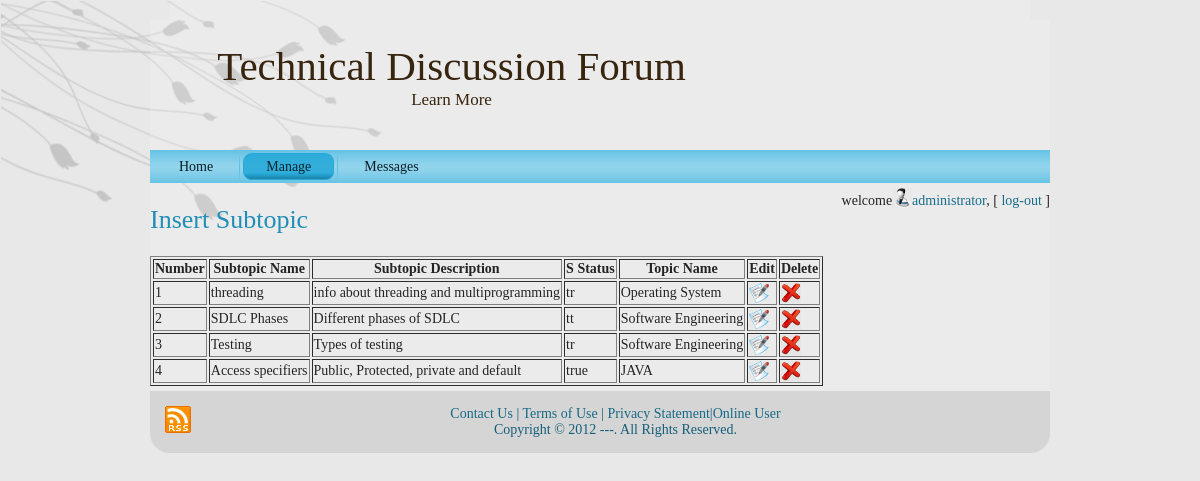
Page /admin/subtopic.php (signed in) on the committed database.
### tables this page shows
CREATE TABLE `subtopic` (
  `subtopic_id` int(11) NOT NULL,
  `subtopic_name` varchar(50) NOT NULL,
  `subtopic_description` varchar(500) NOT NULL,
  `s_status` varchar(20) NOT NULL,
  `topic_id` int(11) NOT NULL
);

CREATE TABLE `topic` (
  `topic_id` int(11) NOT NULL,
  `topic_name` varchar(50) NOT NULL,
  `topic_type` varchar(50) NOT NULL
);

### admin/utility.php (called while the page is built, shortened)
<?php
function ExecuteQuery($SQL)
{
    $con = new mysqli("localhost", "root", "", "tech_forum");
    $result = $con->query($SQL);
    return $result;
}
?>

### admin/subtopic.php (the view, shortened to what this page needs)
<?php session_start();
 require("header.php");
require("checkUser.php");?>
<h2><a href="sinsert.php">Insert Subtopic</a></h2>
	<?php
		$sql="SELECT subtopic_id, subtopic_name, subtopic_Description, s_status, topic.topic_id, topic_name from subtopic, topic where topic.topic_id = subtopic.topic_id";
		$rows=ExecuteQuery($sql);
		echo "<table border='1'>";
		echo "<strong><tr><th>Number</th><th>Subtopic Name</th><th>Subtopic Description</th><th>S Status</th><th>Topic Name</th><th>Edit</th><th>Delete</th></tr> </strong>";
		while($name_row=mysqli_fetch_array($rows))
		{
			echo "<tr>";
			echo "<td>$name_row[subtopic_id]</td><td>$name_row[subtopic_name]</td><td>$name_row[subtopic_Description]</td><td>$name_row[s_status]</td><td>$name_row[topic_name]</td><td><a href='sedit.php?id=".$name_row[0]."'><img src='../res/images/edit.jpg'  class='imagedel'/></a></td><td><a href='sdelete.php?id=".$name_row[0]."'><img src='../res/images/delete.jpg'  class='imagedel'/></a></td>";
			}
		echo "</table>";
?>
<?php require("footer.php")?>

### res/style.css (style rules this page uses)
body { margin: 0 auto; padding: 0; background-color: #E8E8E8; }
a img { border: 0; }
body { font-family: Georgia, "Times New Roman", Times, Serif; font-size: 14px; color: #242424; }
a { font-family: Georgia, "Times New Roman", Times, Serif; text-decoration: none; color: #186C8B; }
a:link { font-family: Georgia, "Times New Roman", Times, Serif; text-decoration: none; color: #186C8B; }
h1, h2, h3, h4, h5, h6, h1 a, h2 a, h3 a, h4 a, h5 a, h6 a h1 a:hover, h2 a:hover, h3 a:hover, h4 a:hover, h5 a:hover, h6 a:hover h1 a:visited, h2 a:visited, h3 a:visited, h4 a:visited, h5 a:visited, h6 a:visited { font-weight: normal; font-style: normal; text-decoration: none; }
h2, h2 a, h2 a:link, h2 a:visited, h2 a:hover { font-family: Georgia, "Times New Roman", Times, Serif; font-size: 26px; color: #208EB6; }
.imagedel { height:20px; width:20px; vertical-align:text-top; vertical-align:text-bottom; }

### rows in the picture
subtopic: subtopic_id "1", subtopic_name "threading", subtopic_description "info about threading and multiprogramming", s_status "tr", topic.topic_name "Operating System"
subtopic: subtopic_id "2", subtopic_name "SDLC Phases", subtopic_description "Different phases of SDLC", s_status "tt", topic.topic_name "Software Engineering"
subtopic: subtopic_id "3", subtopic_name "Testing", subtopic_description "Types of testing", s_status "tr", topic.topic_name "Software Engineering"
subtopic: subtopic_id "4", subtopic_name "Access specifiers", subtopic_description "Public, Protected, private and default", s_status "true", topic.topic_name "JAVA"

### other values in the picture
$_SESSION["fn"] "administrator"
